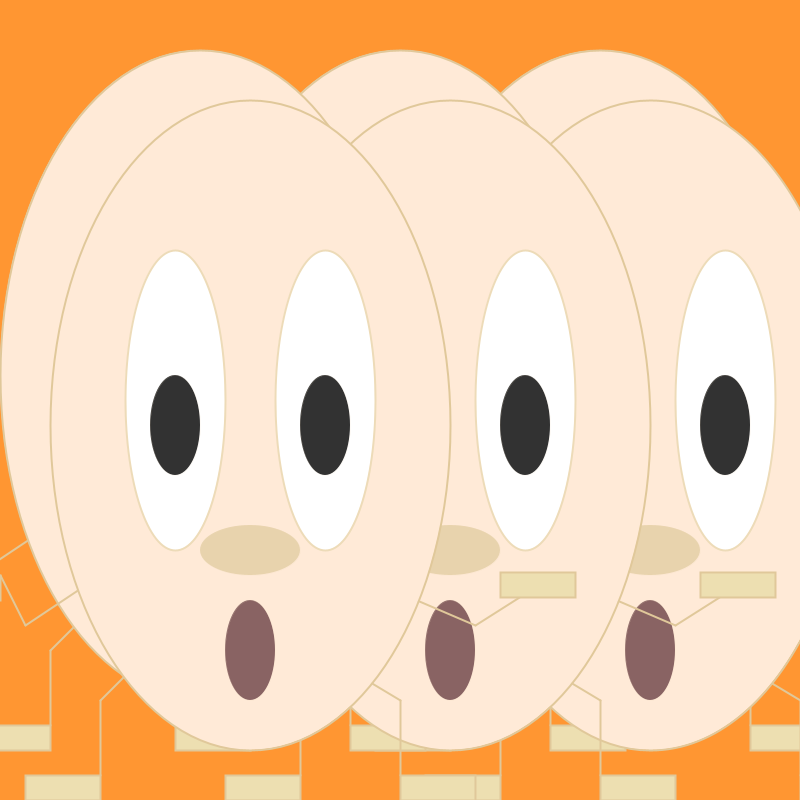
Frame 1 (no input)
Frame 60 (the mouse pressed at the canvas centre just before this capture): identical to frame 1, image omitted
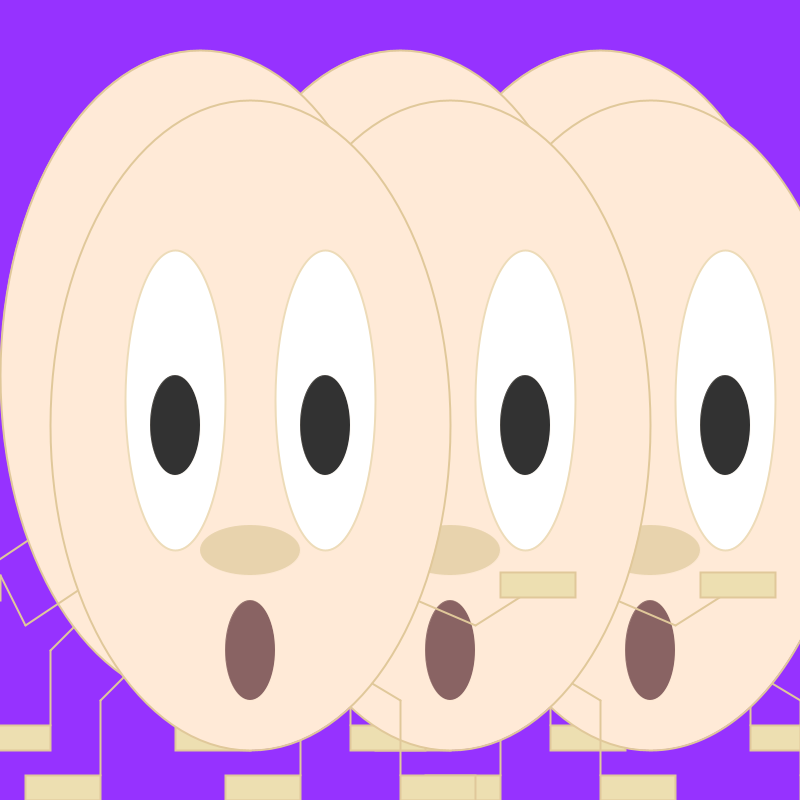
Frame 120 (the mouse held since frame 60 and released just before this capture)

The Processing sketch that drew these frames (run headless with seeded random() and noise(); from frame 60 on, the mouse is pressed at the canvas centre):

// Processing sketch: processing_71661
// ── processing_71661.pde

//// creature's local origin
//int localX = 400;
//int y = 400;
//
//int r1 =  224;    int g1 =  200;    int b1 =  154;
//int r2 =  237;    int g2 =  223;    int b2 =  177;
//int r3 =  255;    int g3 =  234;    int b3 =  215;
//int r4 =  232;    int g4 =  219;    int b4 =  184;
//int r5 =  137;    int g5 =  211;    int b5 =  173;
//                  int g6 =   99;    int b6 =   99;

 
/* 
// switch to turn grid on/off
boolean gridOn = false;   // start "off"
 
//
// keyTyped() is called once every time a key is pressed
//     ignoring CTRL, SHIFT, ALT
void keyTyped() {
  if ( key == 'g'  || key == 'G' ) {
    gridOn = !gridOn;
  }
}
 
//
// draw_grid() is used to overlay a grid
//
void draw_grid() {
 
  // grid parameters
  int span      = 500;    // how far each way from the local origin
  int increment = 25;     // how close the lines are
                          // note: should be a factor of 100
  // draw grid
  strokeWeight( 1 );
  for ( int i=-span; i<=span; i+=increment ) {
    if ( ( i % 100 ) == 0 ) {
      stroke( 255, 0, 0, 192 );
    } else {
      stroke( 255, 0, 0, 64 );
    }
    line( localX-i, y-span, localX-i, y+span );
 
    if ( ( i % 100 ) == 0 ) {
      stroke( 0, 0, 255, 192 );
    } else {
      stroke( 0, 0, 255, 64 );
    }
    line( localX-span, y-i, localX+span, y-i );
  }
   
  // draw axes
  strokeWeight( 2.5 );
  stroke( 255, 0, 0 );
  line( 0, y, width, y ); 
  stroke( 0, 0, 255 );
  line( localX, 0, localX, height );
}
 
*/ 

//
// setup() is called once at the beginning to initialize
//

 
 
//
// draw() is called once per frame to draw
//

/* 
/*  // move the local origin??
  if ( gridOn  &&  mousePressed  &&  ( mouseButton == LEFT ) ) {
    localX = mouseX;
    y = mouseY;
    println( "localX is " + localX + "    y is " + y );
*/  
 
 
 
 
//**********************************************************************************
//**********************************************************************************
//**********************************************************************************

int localX = 400;
int localY = 400;

int r1 =  224;    int g1 =  200;    int b1 =  154;
int r2 =  237;    int g2 =  223;    int b2 =  177;
int r3 =  255;    int g3 =  234;    int b3 =  215;
int r4 =  232;    int g4 =  219;    int b4 =  184;
int r5 =  137;    int g5 =  211;    int b5 =  173;
                  int g6 =   99;    int b6 =   99;


// creature's right hand local origin, and right hand offsets
int rHandX  = 288;
int rHandY  = 135;
int rHandTX =  0;
int rHandTY =  0;

//x+288 , y+135

// to make mouse moves relative
int relX = 0;
int relY = 0;

// mousePressed() is called once every time a mouse button is pressed
//     catch relative values to use dragging the right hand around
void mousePressed() {
  relX = mouseX;
  relY = mouseY;
}

//
// mouseReleased() is called once every time a mouse button is pressed
//     set new right hand local origin, and clear offsets
void mouseReleased() {
  rHandX  = rHandX - rHandTX;
  rHandY  = rHandY - rHandTY;
  rHandTX = 0;
  rHandTY = 0;
}

//background colors

int br1 = 255;  int bg1 = 150;  int bb1 = 50;    


void setup() {
  size( 800, 800 );        // size of the window
  smooth();                // antialiasing
}
//**************************************************

void draw_creature( int x, int y ) {

  rectMode(CORNERS);
  ellipseMode(CENTER);
  
strokeWeight(2);
stroke(r1 , g1 , b1);
 
    line( x-150 , y+125 , x-225 , y+175 );       //LEFT ARM
    line( x-225 , y+175 , x-250 , y+125 );
 
    line( x+50  , y+100 , x+225 , y+175 );       //RIGHT ARM
    line( x+225 , y+175 , x+(rHandX-rHandTX) , y+(rHandY-rHandTY));
 
    line( x-75  , y+175 , x-150 , y+250 );
    line( x-150 , y+250 , x-150 , y+325 );       //LEGS  
   
    line( x+25  , y+175 , x+150 , y+250 );        
    line( x+150 , y+250 , x+150 , y+325 );
 
stroke(r1 , g1 , b1);
strokeWeight(2);
fill(r2 , g2 , b2);
rectMode(CENTER);

    rect( x+(rHandX-rHandTX) , y+(rHandY-rHandTY) , 75 , 25 );       //RIGHT HAND

rectMode(CORNERS);
    rect( x-325 , y+125 , x-250 , y+150 );  //LEFT HANDDDDDDDDDD
 
    rect( x+150 , y+325 , x+225 , y+350);        //FEET
    rect( x-225 , y+325 , x-150 , y+350);
 
fill(r3 , g3 , b3);
stroke(r1 , g1 , b1);
strokeWeight(2);
 
    ellipse( x , y-25 , 400 , 650);       //HEAD
 
fill(255);
stroke(r2 , g4 , b4);
strokeWeight(2);
 
    ellipse( x-75 , y-50 , 100 , 300);
    ellipse( x+75 , y-50 , 100 , 300);    //EYES BIG
 
fill(50);
strokeWeight(0);
 
    ellipse( x+75 , y-25 , 50 , 100);     //EYES SMALL
    ellipse( x-75 , y-25 , 50 , 100);
 
fill(r4 , g5 , b5);
 
    ellipse( x , y+100 , 100 , 50);       //NOSE
 
fill(r5 , g6 , b6);
 
    ellipse( x , y+200 , 50  , 100);      //MOUTH
}

//  // draw arms
//  strokeWeight( 7 );
//  noFill();
//  bezier( x-64,  y-74,  x-114,              y-74,  
//          x-114, y-74,  x-(rHandX+rHandTX), y-(rHandY+rHandTY) );   // right arm
//  bezier( x+64,  y-74,  x+114,              y-74,  
//          x+114, y-74,  x+84,               y-30 );                 // left arm
//  strokeWeight( 2 );
//  fill( r5, g5, b5 );
//  ellipse( x-(rHandX+rHandTX), y-(rHandY+rHandTY),  18, 14 );       // right hand
//  ellipse( x+84,               y-30,                18, 14 );       // left hand
// 

//************************************************** 


void draw() {

  
 
 if ( mousePressed  &&  ( mouseButton == LEFT ) ) {
    localX = mouseX;
    localY = mouseY;
  }
 
   if (keyPressed) {
     br1=br1-2;
   }
   if(mouseX < width/3)  {
   background(br1,bg1,bb1);
   } else if (mouseX < 2*width/3) {
    background(bg1,bb1,br1);
   } else {
    background (bb1,br1, bb1);
   } 
   
   
    // drag the right hand around using the offsets??
  if ( mousePressed  &&  ( mouseButton == RIGHT ) ) {
    rHandTX = relX - mouseX;
    rHandTY = relY - mouseY;
    
  }
 

   for ( int j=0; j<100; j+=50 ) {
    for ( int i=-200; i<=200; i+=200 ) {
      draw_creature( localX-i+j, localY+j );

    }
    
    
  
}
  
  
   
  
  
  
  
  
//**********************************************************************************
//**********************************************************************************
//**********************************************************************************
 
  
  
  // draw the grid
  // if ( gridOn ) {
  // draw_grid();
  }
